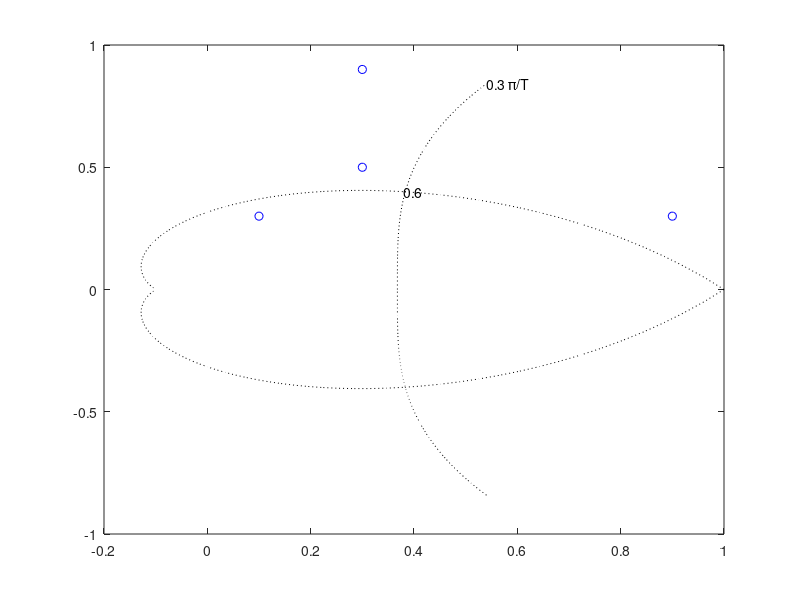
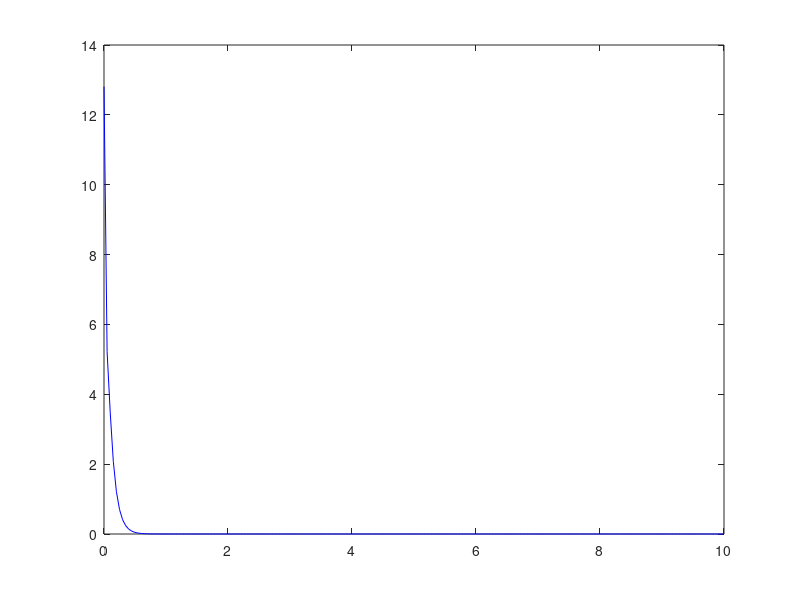

The MATLAB source for these figures, in order: (Note: this script raises an error after producing the figures.)
s_hat=0.1;

zeta=abs(log(s_hat))/sqrt(pi^2+log(s_hat)^2);

poles=[0.9+j*0.3 0.3+j*0.9 0.3+j*0.5 0.1+j*0.3];

plot(poles,'bo');
zgrid(zeta,1,1);
%% 

A=0.732;
B=0.219;
x0=0.5;

Hp=3;
Q=1;
R=1;

Acal=[A;A^2;A^3];
Bcal=[B 0 0;A*B B 0;A^2*B A*B B];
Qcal=blkdiag(Q,Q,Q);
Rcal=blkdiag(R,R,R);

H=2*(Bcal'*Qcal*Bcal+Rcal);
F=2*Acal'*Qcal*Bcal;
U=-H\F'*x0

%% 
Ts=1;
z=tf('z',Ts);
C=minreal(zpk(0.2*(z+0.1)/(z-0.2)));
G=minreal(zpk(1/(z-1)));

Wd1=minreal(G/(1+C*G));
d1=2*z/(z-1);

yd1=Wd1*d1;

[ynum,yden]=tfdata(yd1,'v');
[r p k]=residuez(ynum,yden)
%% 
clear; clc;

z=tf('z',1);
A=[0.05 0 -0.25;0 -0.7 0;-0.25 0 0.5];
B=[1 0 3]';
eig(A)

Q=diag([1 1 1]); R=1;

Mr=ctrb(A,B); rho_r=rank(Mr)

Cq=chol(Q);
Mo=obsv(A,Cq); rho_o=rank(Mo)

%% 
clear;
A=[-0.6 0.8;-0.5 -0.2]; B=[1;1];
x0=[-10;-8];
Ts=50e-3;

Hp=4;
Q=diag([5 1]); R=1;

Acal=[A;A^2;A^3;A^4];
Bcal=[B zeros(2,3);A*B B zeros(2,2);A^2*B A*B B zeros(2,1);A^3*B A^2*B A*B B];
Qcal=blkdiag(Q,Q,Q,Q);
Rcal=blkdiag(R,R,R,R);
H=2*(Bcal'*Qcal*Bcal+Rcal); H=(H+H')/2;
F=2*Acal'*Qcal*Bcal;
G=[eye(4);-eye(4)];
h=3*ones(2*Hp,1);

x_traj(:,1)=x0;
x_k=x0;
steps=200;

for kk=1:steps
    U=quadprog(H,x_k'*F,G,h);
    u_traj(:,kk)=U(1);
    x_traj(:,kk+1)=A*x_k+B*U(1);
    x_k=x_traj(:,end);
end

disp(u_traj(:,1));
figure;
x_norm=sqrt(x_traj(1,:) .^2+x_traj(2,:) .^2)';
plot(0:Ts:Ts*steps,x_norm,'b'),
yline(1e-4,':g'), yline(-1e-4,':g');

%% 
clear;

Ts=1;
z=tf('z',Ts);

C=minreal(zpk(1.5*(z-0.7)/(z-0.9)));
G=minreal(zpk(1.1/(z-1.2)));

W=minreal(C*G/(1+C*G));

r=z/(z-1);
d1=r;
Wd1=minreal(G/(1+C*G));

y=minreal(Wd1*d1+W*r)

[ynum,yden]=tfdata(y,'v');
[r p k] = residuez(ynum,yden)
%% 

clear;

Kl=0.15/0.5

Kc=Kl/((1-0.4)/(1-0.2))

%% 

clear;

Ts=2e-3;

Kl_d2=Ts^2/0.5
Kl_d1=Ts/0.05
%% 

A=0.732;
B=0.219;
x0=0.5;

Hp=3;
Q=1;
R=1;

Acal=[A;A^2;A^3];
Bcal=[B 0 0;A*B B 0; A^2*B A*B B];
Qcal=blkdiag(Q,Q,Q);
Rcal=blkdiag(R,R,R);

H=2*(Bcal'*Qcal*Bcal+Rcal);
F=2*Acal'*Qcal*Bcal;
U=-H\F'*x0
